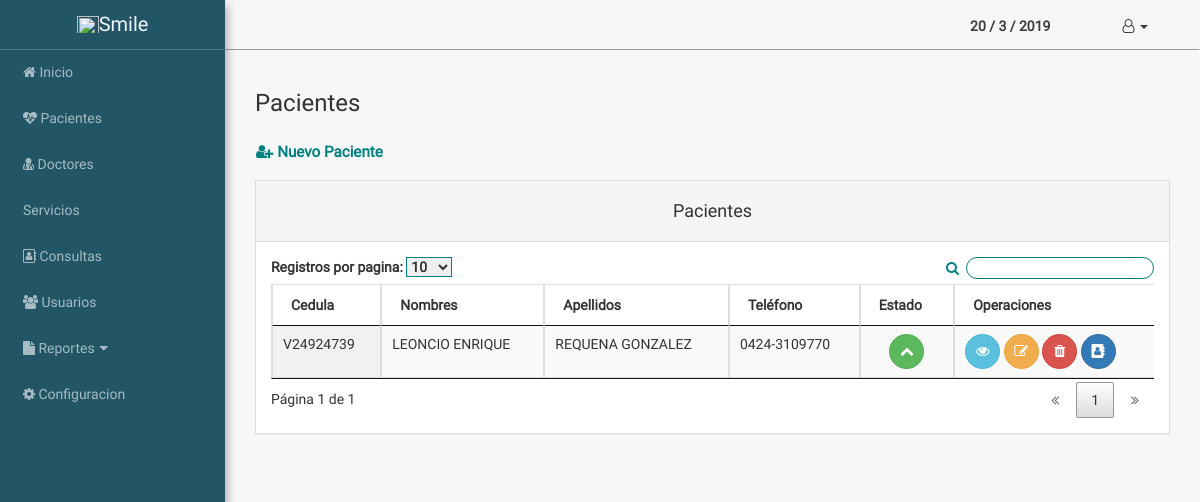
Page /php/pacientes.php (signed in) on the committed database.
### tables this page shows
CREATE TABLE `pacientes` (
  `nro_historia` int(11) NOT NULL,
  `nac_paciente` varchar(2) NOT NULL,
  `ced_paciente` int(11) NOT NULL,
  `nombres` varchar(50) NOT NULL,
  `apellidos` varchar(50) NOT NULL,
  `sexo` varchar(10) NOT NULL,
  `fecha_nacimiento` date NOT NULL,
  `telefono_local` varchar(20) DEFAULT NULL,
  `telefono_movil` varchar(20) DEFAULT NULL,
  `id_estado` int(11) NOT NULL,
  `id_ciudad` int(11) NOT NULL,
  `id_parroquia` int(11) NOT NULL,
  `direccion` varchar(100) DEFAULT NULL,
  `status` enum('Activo','Inactivo','','') NOT NULL
);

### php/pacientes.php (the view, shortened to what this page needs)
<?php
require_once("header.php");
 ?>
<div class="page-content">
    <div class="container-fluid">
        <div class="bread-content">
 <div class="container">
            <h3>Pacientes</h3>
        </div>
    </div>
        <div class="row" style="">
        	<div class="col-xs-12 col-xs-offset-">
                <?php
                    require_once("../config/conexion.php");
                    $sql="SELECT * FROM pacientes ORDER BY nro_historia ASC limit 10";
                    $result=$con->query($sql);
                    $pacientes=mysqli_num_rows($result);
                    if($pacientes>0){
                     ?>
                     <a href="nuevopaciente.php" class="btn btn-lca nuevo" style=""><span class="fa fa-user-plus"></span> Nuevo Paciente</a>
        		<div class="panel panel-default panel-lista">
        			<div class="panel-heading">
        				<h4 style="">Pacientes</h4>
        			</div>
        			<div class="panel-body">
                        <div class="table-responsive">
        				<table id="tabla" class="table display">
        					<thead>
        						<th>Cedula</th>
        						<th>Nombres</th>
        						<th>Apellidos</th>
                                <th>Teléfono</th>
                                <th>Estado</th>
        						<th>Operaciones</th>
        					</thead>
        					<tbody id="content">
        					<?php while($row=mysqli_fetch_assoc($result)){
                                 $fecha=$row['fecha_nacimiento'];
                            ?>
        						<tr>
        							<td><?php echo $row['nac_paciente'].$row['ced_paciente']; ?></td>
        							<td><?php echo $row['nombres']; ?></td>
        							<td><?php echo $row['apellidos']; ?></td>
                                    <td><?php echo $row['telefono_movil']; ?></td>
                                     <td><center><?php if($row['status']==='Activo'){ ?><button style="" title="Activo" type="button" class="btn btn-success" ><i class="fa fa-chevron-up"></i></button>
                                <?php }else{ ?>
                                    <button type="button" title="Inactivo" class="btn btn-danger" ><i class="fa fa-chevron-down"></i></button><?php } ?>
                                    </center></td>
        							<td><a title="Ver datos del paciente" href="#" data-target="#verpaciente" data-toggle="modal" onclick="verpaciente('<?php echo $row['nac_paciente'].$row['ced_paciente']; ?>','<?php echo $row['nombres']; ?>','<?php echo $row['apellidos']; ?>','<?php echo $row['sexo']; ?>','<?php echo str_replace('-', '/', date('d-m-Y',strtotime($fecha)));?>','<?php echo $row['telefono_movil']; ?>','<?php echo $row['telefono_local']; ?>','<?php echo $row['direccion']; ?>');" class="btn btn-info" style=""><span class="fa fa-eye" style=""></span></a> <a title="Editar paciente" href="editarpaciente.php?id=<?php echo $row['nro_historia']; ?>" class="btn btn-warning"><span class="fa fa-pencil-square-o"></span></a> <a href="javascript:eliminar_paciente('<?php echo $row['nro_historia']; ?>');" class="btn btn-danger" title="Eliminar paciente" ><span class="fa fa-trash"></span></a> <a href="historial.php?idhistorial=<?php echo $row['nro_historia']; ?>" class="btn btn-primary"><i class="fa fa-address-book" title="Historial"></i></a></td>
        						</tr>
        						<?php } ?>
        					</tbody>
        				</table>
                        </div>
        			</div>
        		</div>
                <?php } ?>
        	</div>
        </div>
</div>
</div>
 <?php require_once("footer.php"); ?>

### public/css/umi.css (style rules this page uses)
* { margin: 0; padding: 0; -webkit-box-sizing: border-box; -moz-box-sizing: border-box; box-sizing: border-box; text-decoration: none; }
body { font-family: Roboto,sans-serif,serif; background-color: rgba(240,240,240,.5); }
h1,h2,h3,h4,h5,h6 { font-family: Roboto,sans-serif,serif; }
#wrapper .page-wrapper .row { margin: auto; width: 100%; }
.page-content { width: 100%; margin-top: -50px; position: relative; -webkit-box-sizing: border-box; -moz-box-sizing: border-box; box-sizing: border-box; overflow: hidden; }
.page-content .container-fluid>.row { width: 100%; padding-bottom: 20px; }
.panel-heading { text-align: center; }
.panel { border-radius: 0px; }
@media screen and (min-width:769px) { .page-content { width: 100%; margin: auto; } }
.btn-lca { color: teal; font-weight: bold; padding: 0; font-size: 15.2px; background-color: transparent; }
.nuevo { margin-bottom: 15px; margin-top: 15px; }
.table .btn { border-radius: 50%; width: 2.5em; height: 2.5em; display: inline-flex; align-items: center; justify-content: center; }
.panel-heading { background: #256; }

### rows in the picture
pacientes: nac_paciente "V", ced_paciente "24924739", nombres "LEONCIO ENRIQUE", apellidos "REQUENA GONZALEZ", telefono_movil "0424-3109770", status "Activo" (drawn)
